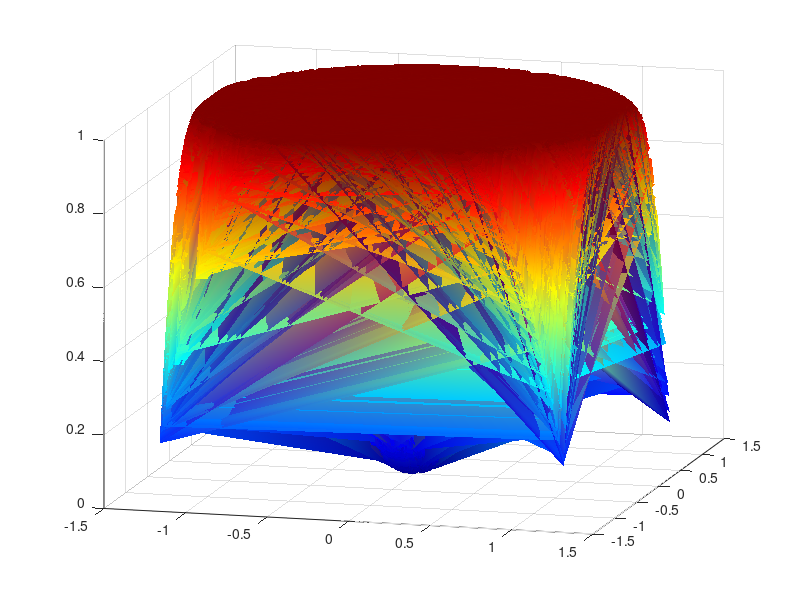
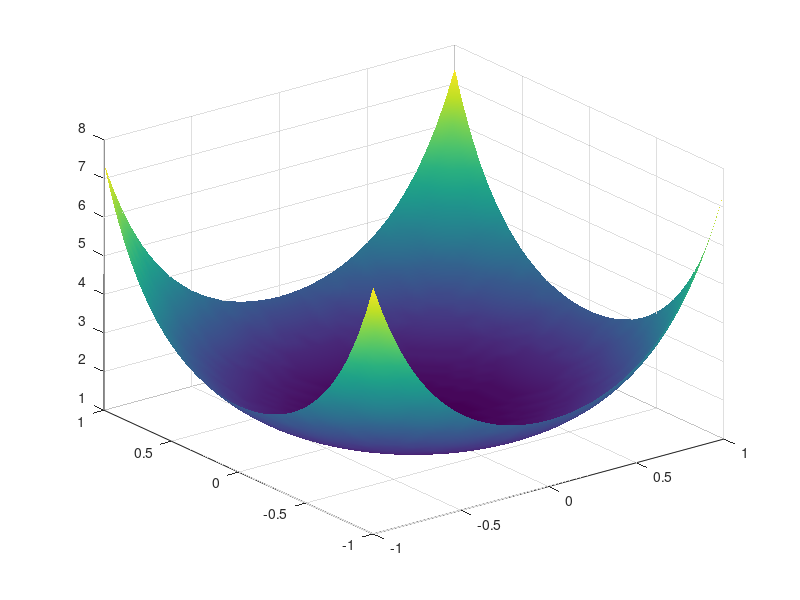

Reproduce these figures in MATLAB, in order. (Note: this script raises an error after producing the figures.)

%% EIRf-25, Neida Butrimaitė

clc
clear
close all

x = (2*rand(1,200)-1)*sqrt(pi/2);
y = (2*rand(1,200)-1)*sqrt(pi/2);

[X,Y] = meshgrid(x,y);

Z = sin(X.^2 + Y.^2);

figure
surf(X,Y,Z)
shading interp
colormap(jet)
view(15,15)
grid on


x = -1:0.05:1;
y = -1:0.05:1;

[X,Y] = meshgrid(x,y);

r = sqrt(X.^2 + Y.^2);
Z = exp(r.^2);

figure
surf(X,Y,Z)
shading interp
colormap(parula)
view(20,20)
grid on


x = -1:0.05:1;
y = -1:0.05:1;

[X,Y] = meshgrid(x,y);

Z = 1 - (X.^2 + Y.^2);


figure
surf(X,Y,Z)
shading interp
camlight
lighting gouraud
colormap(jet)
grid on

figure
surfc(X,Y,Z)
shading interp
colormap(jet)
grid on


figure
surf(X,Y,Z)
grid on
